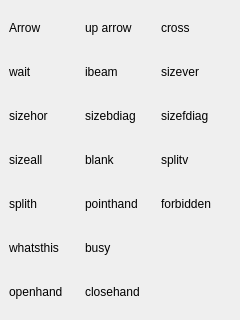
<?xml version="1.0" encoding="UTF-8"?>
<ui version="4.0">
 <class>MainWindow</class>
 <widget class="QMainWindow" name="MainWindow">
  <property name="geometry">
   <rect>
    <x>0</x>
    <y>0</y>
    <width>240</width>
    <height>320</height>
   </rect>
  </property>
  <property name="windowTitle">
   <string>MainWindow</string>
  </property>
  <widget class="QWidget" name="centralwidget">
   <layout class="QGridLayout" name="gridLayout">
    <item row="0" column="0">
     <widget class="QLabel" name="label">
      <property name="text">
       <string>Arrow</string>
      </property>
     </widget>
    </item>
    <item row="0" column="1">
     <widget class="QLabel" name="label_2">
      <property name="cursor">
       <cursorShape>UpArrowCursor</cursorShape>
      </property>
      <property name="text">
       <string>up arrow</string>
      </property>
     </widget>
    </item>
    <item row="0" column="2">
     <widget class="QLabel" name="label_3">
      <property name="cursor">
       <cursorShape>CrossCursor</cursorShape>
      </property>
      <property name="text">
       <string>cross</string>
      </property>
     </widget>
    </item>
    <item row="1" column="0">
     <widget class="QLabel" name="label_4">
      <property name="cursor">
       <cursorShape>WaitCursor</cursorShape>
      </property>
      <property name="text">
       <string>wait</string>
      </property>
     </widget>
    </item>
    <item row="1" column="1">
     <widget class="QLabel" name="label_5">
      <property name="cursor">
       <cursorShape>IBeamCursor</cursorShape>
      </property>
      <property name="text">
       <string>ibeam</string>
      </property>
     </widget>
    </item>
    <item row="1" column="2">
     <widget class="QLabel" name="label_6">
      <property name="cursor">
       <cursorShape>SizeVerCursor</cursorShape>
      </property>
      <property name="text">
       <string>sizever</string>
      </property>
     </widget>
    </item>
    <item row="2" column="0">
     <widget class="QLabel" name="label_7">
      <property name="cursor">
       <cursorShape>SizeHorCursor</cursorShape>
      </property>
      <property name="text">
       <string>sizehor</string>
      </property>
     </widget>
    </item>
    <item row="2" column="1">
     <widget class="QLabel" name="label_8">
      <property name="cursor">
       <cursorShape>SizeFDiagCursor</cursorShape>
      </property>
      <property name="text">
       <string>sizebdiag</string>
      </property>
     </widget>
    </item>
    <item row="2" column="2">
     <widget class="QLabel" name="label_9">
      <property name="cursor">
       <cursorShape>SizeBDiagCursor</cursorShape>
      </property>
      <property name="text">
       <string>sizefdiag</string>
      </property>
     </widget>
    </item>
    <item row="3" column="0">
     <widget class="QLabel" name="label_10">
      <property name="cursor">
       <cursorShape>SizeAllCursor</cursorShape>
      </property>
      <property name="text">
       <string>sizeall</string>
      </property>
     </widget>
    </item>
    <item row="3" column="1">
     <widget class="QLabel" name="label_11">
      <property name="cursor">
       <cursorShape>BlankCursor</cursorShape>
      </property>
      <property name="text">
       <string>blank</string>
      </property>
     </widget>
    </item>
    <item row="3" column="2">
     <widget class="QLabel" name="label_12">
      <property name="cursor">
       <cursorShape>SplitVCursor</cursorShape>
      </property>
      <property name="text">
       <string>splitv</string>
      </property>
     </widget>
    </item>
    <item row="4" column="0">
     <widget class="QLabel" name="label_13">
      <property name="cursor">
       <cursorShape>SplitHCursor</cursorShape>
      </property>
      <property name="text">
       <string>splith</string>
      </property>
     </widget>
    </item>
    <item row="4" column="1">
     <widget class="QLabel" name="label_14">
      <property name="cursor">
       <cursorShape>PointingHandCursor</cursorShape>
      </property>
      <property name="text">
       <string>pointhand</string>
      </property>
     </widget>
    </item>
    <item row="4" column="2">
     <widget class="QLabel" name="label_15">
      <property name="cursor">
       <cursorShape>ForbiddenCursor</cursorShape>
      </property>
      <property name="text">
       <string>forbidden</string>
      </property>
     </widget>
    </item>
    <item row="5" column="0">
     <widget class="QLabel" name="label_16">
      <property name="cursor">
       <cursorShape>WhatsThisCursor</cursorShape>
      </property>
      <property name="text">
       <string>whatsthis</string>
      </property>
     </widget>
    </item>
    <item row="5" column="1">
     <widget class="QLabel" name="label_19">
      <property name="cursor">
       <cursorShape>BusyCursor</cursorShape>
      </property>
      <property name="text">
       <string>busy</string>
      </property>
     </widget>
    </item>
    <item row="6" column="0">
     <widget class="QLabel" name="label_17">
      <property name="cursor">
       <cursorShape>OpenHandCursor</cursorShape>
      </property>
      <property name="text">
       <string>openhand</string>
      </property>
     </widget>
    </item>
    <item row="6" column="1">
     <widget class="QLabel" name="label_18">
      <property name="cursor">
       <cursorShape>ClosedHandCursor</cursorShape>
      </property>
      <property name="text">
       <string>closehand</string>
      </property>
     </widget>
    </item>
   </layout>
  </widget>
 </widget>
 <resources/>
 <connections/>
</ui>
